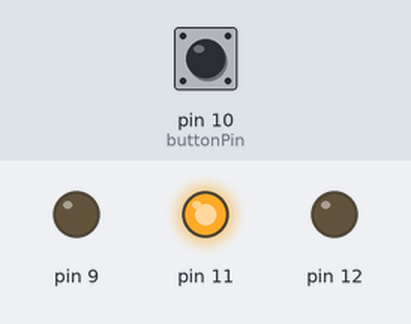
Simulated run of this sketch. Board: Arduino Uno, built with avr-gcc and run on an emulated ATmega328P. On the bench: output pins drawn as LEDs (lit = HIGH). Dashed ring = blinking. The test bench sets the inputs (shaded band); at power-on: pin 10 (buttonPin) HIGH.

Above: at 1.3 s.
1.4 s: pin 10 (buttonPin) pulled LOW for 0.15 s
At 4.4 s:
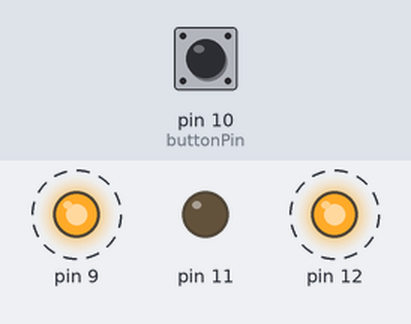
4.5 s: pin 10 (buttonPin) pulled LOW for 1 s
At 6.7 s:
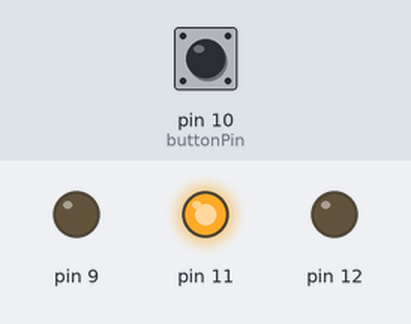
7.0 s: pin 10 (buttonPin) pulled LOW for 0.15 s
At 9.6 s:
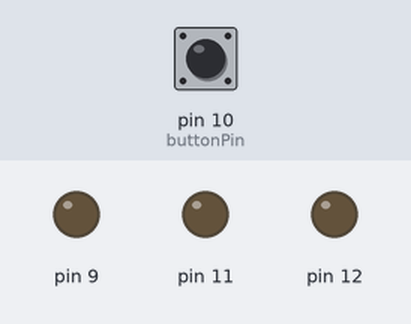
10.1 s: pin 10 (buttonPin) pulled LOW for 3.2 s
At 13.5 s:
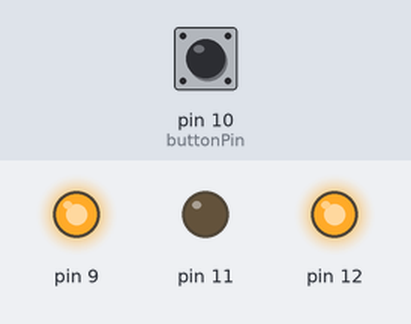
15.6 s: pin 10 (buttonPin) pulled LOW for 0.15 s
At 17.3 s:
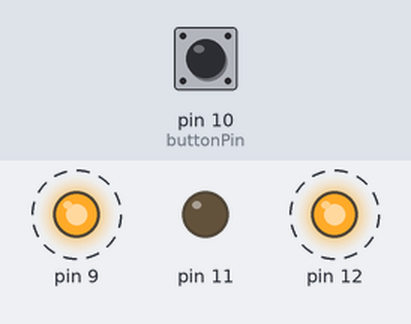
Timing chart, 0 to 22.7 s (numbered marks = the images above; inputs shaded):
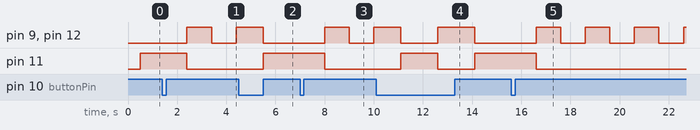

The sketch:

g1ex00.ino
```cpp
struct led
{
  const int pin;
  int state;
  unsigned long blinkDuration;
  unsigned long previousMillis;
};

struct led green = {11, HIGH, 0, 0};
struct led red = {9, LOW, 1000, 0};
struct led yellow = {12, LOW, 1000, 0};

const int buttonPin = 10;
bool blinkState = 0;

unsigned long debounceDuration = 500; // preventing false positives by delaying the reading of the button state; time in millisec
unsigned long lastTimeButtonStateChanged = 0;

void setup()
{
  pinMode(yellow.pin, OUTPUT);
  pinMode(red.pin, OUTPUT);
  pinMode(green.pin, OUTPUT);
  pinMode(buttonPin, INPUT_PULLUP);
}

void loop()
{
  if (millis() - lastTimeButtonStateChanged > debounceDuration)
  {
    bool buttonState = digitalRead(buttonPin);
    if (buttonState != 1)
    {
      reset_vars();
      delay(500);
      buttonState = digitalRead(buttonPin);
      if (buttonState != 1)
      {
        red.state = HIGH;
      }
      delay(500);
      buttonState = digitalRead(buttonPin);
      if (buttonState != 1)
      {
        red.state = LOW;
        red.blinkDuration = 500;
        yellow.blinkDuration = 2000;
      }
      lastTimeButtonStateChanged = millis();
      if (green.state == LOW)
      {
        green.state = HIGH;
        blinkState = 0;
      }
      else
      {
        green.state = LOW;
        blinkState = 1;
      }
    }
    digitalWrite(green.pin, green.state);
    blink(blinkState, &yellow);
    blink(blinkState, &red);
  }
}

void  reset_vars(void)
{
  red.state = LOW;
  yellow.state = LOW;
  red.blinkDuration = 1000;
  yellow.blinkDuration = 1000;
}

void  blink(bool state, struct led *led_type)
{
  if (state == 1)
  {
    unsigned long currentMillis = millis();
    if (currentMillis - led_type->previousMillis >= led_type->blinkDuration)
    {
      led_type->previousMillis = currentMillis;
      if (led_type->state == LOW)
        led_type->state = HIGH;
      else
        led_type->state = LOW;
      digitalWrite(led_type->pin, led_type->state);
    }
  }
  else
    digitalWrite(led_type->pin, LOW);
}
```

Measured:
- after the input at 1.4 s, pin 9, pin 12: LOW → HIGH after 1.0 s, → LOW 1.0 s later, → HIGH 1.0 s later; pin 11: HIGH → LOW after 1.0 s
- after the input at 4.5 s, pin 11: LOW → HIGH after 1.0 s
- after the input at 7.0 s, pin 9, pin 12: LOW → HIGH after 1.0 s, → LOW 1.0 s later, → HIGH 1.0 s later; pin 11: HIGH → LOW after 1.0 s
- after the input at 10.1 s, pin 11: LOW → HIGH after 1.0 s, → LOW 1.5 s later, → HIGH 1.5 s later
- after the input at 15.6 s, pin 9, pin 12: alternates HIGH for 1.0 s and LOW for 1.0 s, starting after 1.0 s; pin 11: HIGH → LOW after 1.0 s
